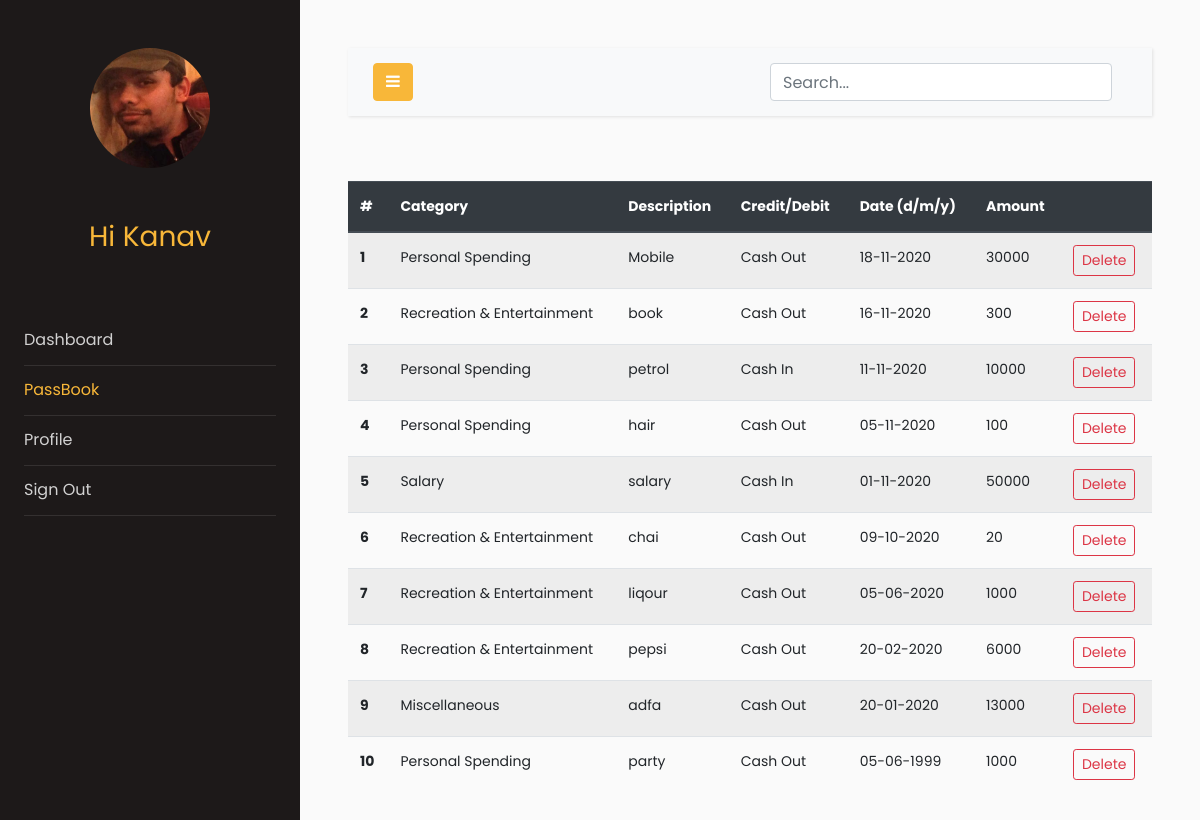
The page /passbook (signed in) on the database as committed earlier.
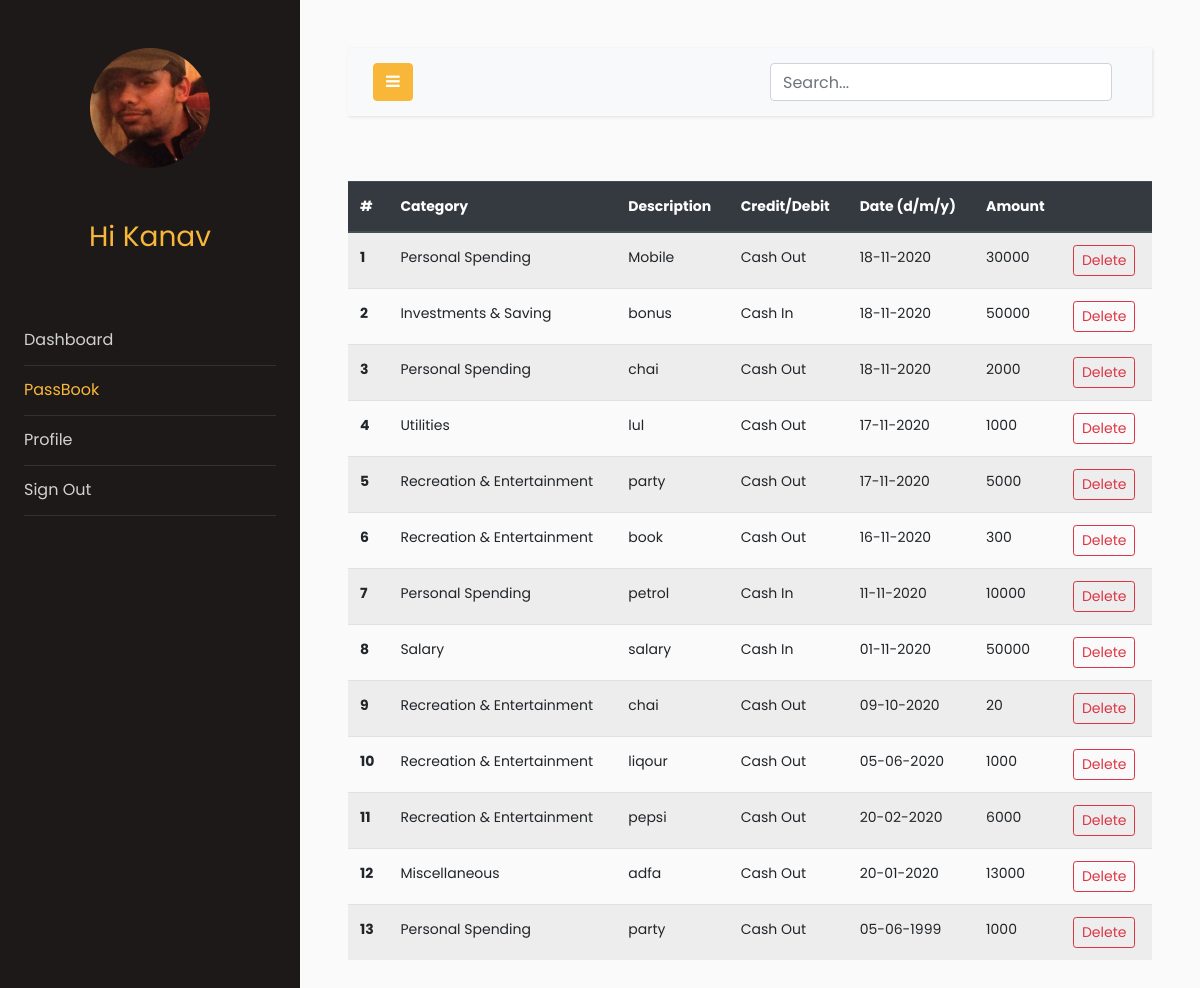
The same page on the database as committed later.
### models.py (models this page shows, shortened)
class Users(db.Model, UserMixin):
    __tablename__ = "users"
    id = db.Column(db.Integer, primary_key=True)
    email = db.Column(db.String(64), unique=True, index=True)
    name = db.Column(db.String(64))
    pasword_hash = db.Column(db.String(128))
    income = db.Column(db.Integer)
    budget = db.Column(db.Integer)
    profile_image = db.Column(db.String(128), nullable=False, default='default_profile.png')
    trans = db.relationship('Transactions', backref='User', lazy='dynamic')

class Transactions(db.Model):
    __searchable__ = ['description','cat','amount','date']
    users = db.relationship(Users)
    id = db.Column(db.Integer, primary_key=True)
    cashFlow = db.Column(db.Integer)
    amount = db.Column(db.Integer)
    description = db.Column(db.String(64))
    cat = db.Column(db.String(64))
    date = db.Column(db.DateTime)
    userId = db.Column(db.Integer, db.ForeignKey('users.id'), nullable=False)

### app.py (the view)
@app.route("/passbook", methods=["GET", "POST"])
@login_required
def passbook():
    uid = current_user.id
    trans_data = Transactions.query.filter_by(userId=uid).order_by(
        Transactions.date.desc()
    )
    return render_template("passbook.html", trans_data=trans_data)

### models.py (called while the page is built)
@login_manager.user_loader
def load_user(user_id):
    return Users.query.get(user_id)

### templates/passbook.html (shortened to what this page needs)
<!doctype html>
<html lang="en">
<head>
    <link rel="stylesheet" href="https://stackpath.bootstrapcdn.com/font-awesome/4.7.0/css/font-awesome.min.css">
<link rel="stylesheet" href="{{ url_for('static', filename='css1/style.css') }}">
</head>
<body>
    <div class="wrapper d-flex align-items-stretch">
        <nav id="sidebar">
            <div class="p-4 pt-5">
                <a href="#" class="img logo rounded-circle mb-5" style="background-image: url({{url_for('static',filename='profile_pics/'+current_user.profile_image)}})"></a>
                <h3 style="color: #f8b739; font-family: Poppins, Arial, sans-serif; text-align: center;">Hi {{current_user.name}}</h3>
                <br>
                <br>
                <ul class="list-unstyled components mb-5">
                    <li>
                        <a href="{{url_for('dashboard')}}">Dashboard</a>
                    </li>
                    <li class="active">
                        <a href="{{url_for('passbook')}}">PassBook</a>
                    </li>
                    <li>
                        <a href="{{url_for('profile')}}">Profile</a>
                    </li>
                    <li>
                        <a href="{{url_for('logout')}}">Sign Out</a>
                    </li>
                </ul>
            </div>
        </nav>
        <div id="content" class="p-4 p-md-5">
            <nav class="navbar navbar-expand-lg navbar-light bg-light">
                <div class="container-fluid">
                    <button type="button" id="sidebarCollapse" class="btn btn-primary">
                        <i class="fa fa-bars"></i>
                    </button>
                    <form action="search" , method="GET">
                        <div class="container h-50">
                            <div class="d-flex justify-content-center h-100">
                                <input type="search" class="form-control ds-input" id="search-input" name="query" placeholder="Search..." aria-label="Search for..."
                                    autocomplete="off" data-docs-version="4.5" spellcheck="false" role="combobox" aria-autocomplete="list"
                                    aria-expanded="false" aria-owns="algolia-autocomplete-listbox-0" dir="auto"
                                    style="position: relative; vertical-align: top;">
                            </div>
                        </div>
                    </form>
                </div>
            </nav>
            <br>
            <table class="table table-striped">
                <thead class="thead-dark">
                    <tr>
                        <th scope="col">#</th>
                        <th scope="col">Category</th>
                        <th scope="col">Description</th>
                        <th scope="col">Credit/Debit</th>
                        <th scope="col">Date (d/m/y)</th>
                        <th scope="col">Amount</th>
                        <th scope="col"></th>
                    </tr>
                </thead>
                <tbody>
                    {%for r in trans_data%}
                    <tr>
                        <th scope="row">{{loop.index0 + 1}}</th>
                        <td>{{r.cat}}</td>
                        <td>{{r.description}}</td>
                        {%if r.cashFlow == 1 %}
                        <td>Cash In</td>
                        {%else%}
                        <td>Cash Out</td>
                        {%endif%}
                        <td>{{r.date.strftime('%d-%m-%Y')}}</td>
                        <td>{{r.amount}}</td>
                        <td><button type="button" class="btn btn-outline-danger btn-sm" data-toggle="modal" data-target="#del{{r.id}}">
                            Delete
                        </button></td>
                    </tr>
                    {%endfor%}
                </tbody>
            </table>
        </div>
    </div>
</body>
</html>

Rows that differ between the two databases and show on the page:
removed Transactions: cat "Personal Spending", description "hair", cashFlow "Cash Out", date "05-11-2020", amount "100"
added Transactions: cat "Investments & Saving", description "bonus", cashFlow "Cash In", date "18-11-2020", amount "50000"
added Transactions: cat "Personal Spending", description "chai", cashFlow "Cash Out", date "18-11-2020", amount "2000"
added Transactions: cat "Utilities", description "lul", cashFlow "Cash Out", date "17-11-2020", amount "1000"
added Transactions: cat "Recreation & Entertainment", description "party", cashFlow "Cash Out", date "17-11-2020", amount "5000"
